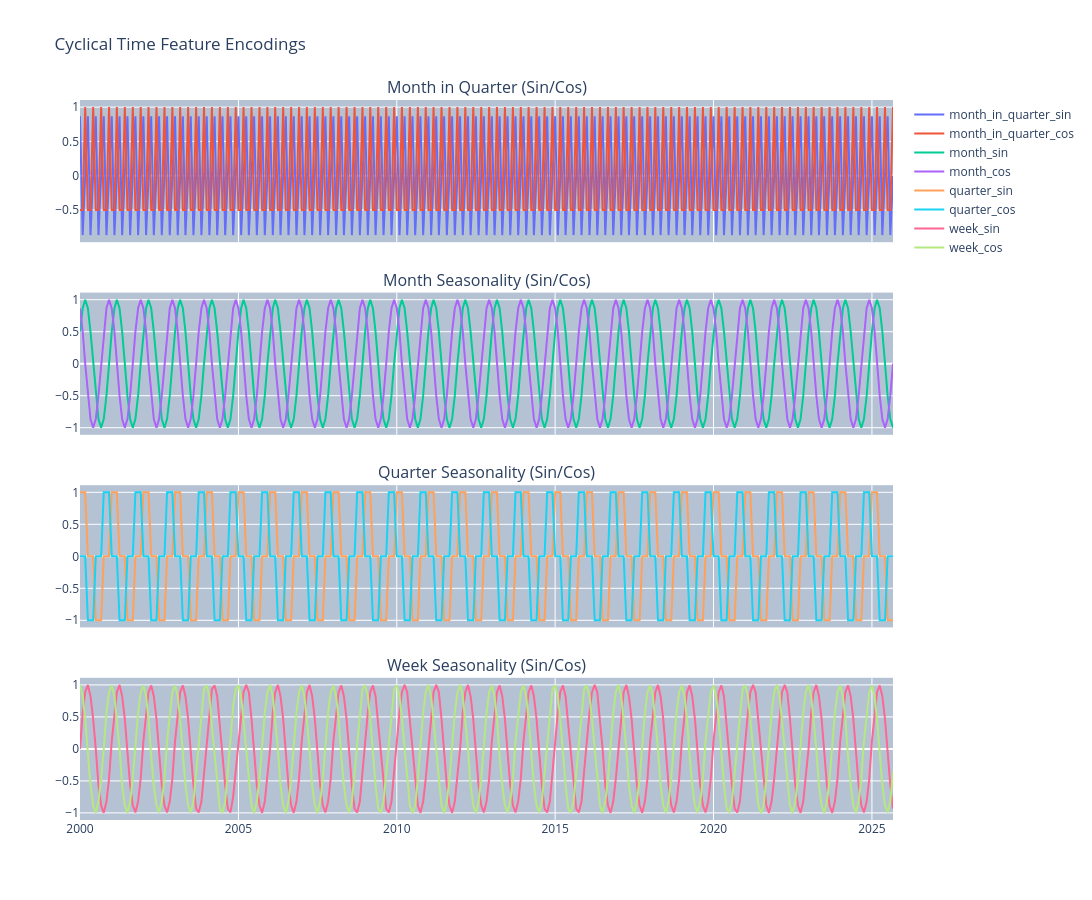

Source (notebook cell):
### Code cell
fig = make_subplots(
    rows=4, cols=1,
    shared_xaxes=True,
    subplot_titles=[
        "Month in Quarter (Sin/Cos)",
        "Month Seasonality (Sin/Cos)",
        "Quarter Seasonality (Sin/Cos)",
        "Week Seasonality (Sin/Cos)"
    ],
    vertical_spacing=0.07
)

# Month in Quarter
fig.add_trace(
    go.Scatter(x=df["datestamp"], y=df["month_in_quarter_sin"],
               mode="lines", name="month_in_quarter_sin"),
    row=1, col=1
)
fig.add_trace(
    go.Scatter(x=df["datestamp"], y=df["month_in_quarter_cos"],
               mode="lines", name="month_in_quarter_cos"),
    row=1, col=1
)

# Month
fig.add_trace(
    go.Scatter(x=df["datestamp"], y=df["month_sin"],
               mode="lines", name="month_sin"),
    row=2, col=1
)
fig.add_trace(
    go.Scatter(x=df["datestamp"], y=df["month_cos"],
               mode="lines", name="month_cos"),
    row=2, col=1
)

# Quarter
fig.add_trace(
    go.Scatter(x=df["datestamp"], y=df["quarter_sin"],
               mode="lines", name="quarter_sin"),
    row=3, col=1
)
fig.add_trace(
    go.Scatter(x=df["datestamp"], y=df["quarter_cos"],
               mode="lines", name="quarter_cos"),
    row=3, col=1
)

# Week
fig.add_trace(
    go.Scatter(x=df["datestamp"], y=df["week_sin"],
               mode="lines", name="week_sin"),
    row=4, col=1
)
fig.add_trace(
    go.Scatter(x=df["datestamp"], y=df["week_cos"],
               mode="lines", name="week_cos"),
    row=4, col=1
)

fig.update_layout(
    height=900,
    width=2000,
    title="Cyclical Time Feature Encodings",
    showlegend=True,
    plot_bgcolor="#B4C2D4", 
    
)

fig.show()

### Figure 1 — Plotly figure (JSON) as saved in the notebook; plotly's stock layout.template omitted (floating-point values rounded to 4 significant figures; data arrays with more than 128 entries replaced by an {"elided": "..."} marker saying what was removed)
{"data": [{"mode": "lines", "name": "month_in_quarter_sin", "type": "scatter", "x": {"elided": "309 str values"}, "xaxis": "x", "y": {"elided": "309 float values"}, "yaxis": "y"}, {"mode": "lines", "name": "month_in_quarter_cos", "type": "scatter", "x": {"elided": "309 str values"}, "xaxis": "x", "y": {"elided": "309 float values"}, "yaxis": "y"}, {"mode": "lines", "name": "month_sin", "type": "scatter", "x": {"elided": "309 str values"}, "xaxis": "x2", "y": {"elided": "309 float values"}, "yaxis": "y2"}, {"mode": "lines", "name": "month_cos", "type": "scatter", "x": {"elided": "309 str values"}, "xaxis": "x2", "y": {"elided": "309 float values"}, "yaxis": "y2"}, {"mode": "lines", "name": "quarter_sin", "type": "scatter", "x": {"elided": "309 str values"}, "xaxis": "x3", "y": {"elided": "309 float values"}, "yaxis": "y3"}, {"mode": "lines", "name": "quarter_cos", "type": "scatter", "x": {"elided": "309 str values"}, "xaxis": "x3", "y": {"elided": "309 float values"}, "yaxis": "y3"}, {"mode": "lines", "name": "week_sin", "type": "scatter", "x": {"elided": "309 str values"}, "xaxis": "x4", "y": {"elided": "309 float values"}, "yaxis": "y4"}, {"mode": "lines", "name": "week_cos", "type": "scatter", "x": {"elided": "309 str values"}, "xaxis": "x4", "y": {"elided": "309 float values"}, "yaxis": "y4"}], "layout": {"annotations": [{"font": {"size": 16}, "showarrow": false, "text": "Month in Quarter (Sin/Cos)", "x": 0.5, "xanchor": "center", "xref": "paper", "y": 1, "yanchor": "bottom", "yref": "paper"}, {"font": {"size": 16}, "showarrow": false, "text": "Month Seasonality (Sin/Cos)", "x": 0.5, "xanchor": "center", "xref": "paper", "y": 0.7325, "yanchor": "bottom", "yref": "paper"}, {"font": {"size": 16}, "showarrow": false, "text": "Quarter Seasonality (Sin/Cos)", "x": 0.5, "xanchor": "center", "xref": "paper", "y": 0.465, "yanchor": "bottom", "yref": "paper"}, {"font": {"size": 16}, "showarrow": false, "text": "Week Seasonality (Sin/Cos)", "x": 0.5, "xanchor": "center", "xref": "paper", "y": 0.1975, "yanchor": "bottom", "yref": "paper"}], "height": 900, "plot_bgcolor": "#B4C2D4", "showlegend": true, "title": {"text": "Cyclical Time Feature Encodings"}, "width": 2000, "xaxis": {"anchor": "y", "domain": [0, 1], "matches": "x4", "showticklabels": false}, "xaxis2": {"anchor": "y2", "domain": [0, 1], "matches": "x4", "showticklabels": false}, "xaxis3": {"anchor": "y3", "domain": [0, 1], "matches": "x4", "showticklabels": false}, "xaxis4": {"anchor": "y4", "domain": [0, 1]}, "yaxis": {"anchor": "x", "domain": [0.8025, 1]}, "yaxis2": {"anchor": "x2", "domain": [0.535, 0.7325]}, "yaxis3": {"anchor": "x3", "domain": [0.2675, 0.465]}, "yaxis4": {"anchor": "x4", "domain": [0, 0.1975]}}}
